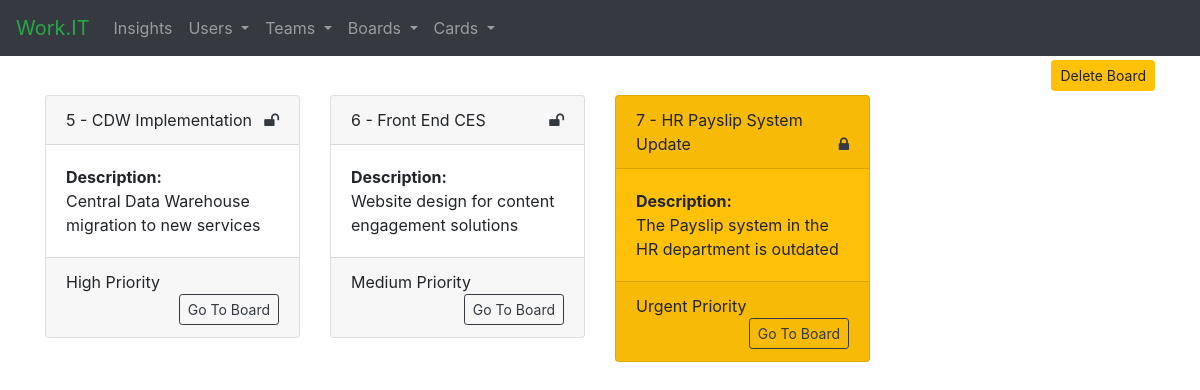
Before: /board_list with the older database file.
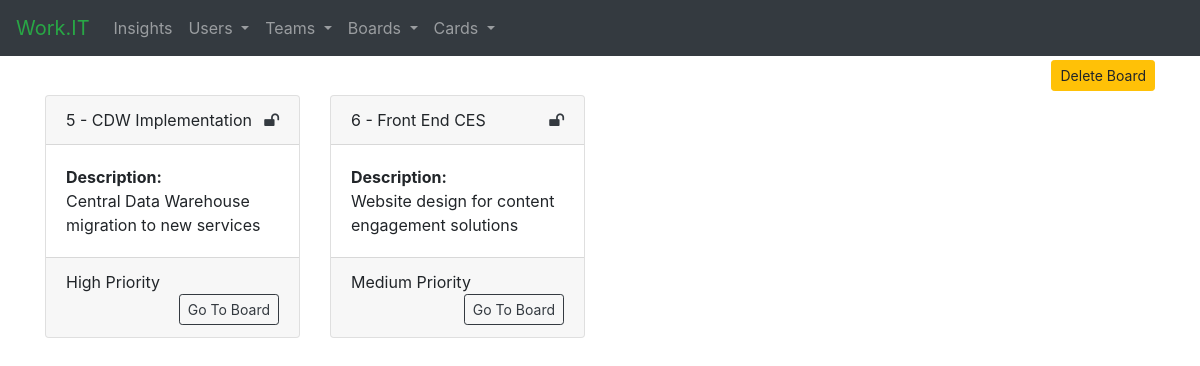
After: the same page with the newer database file.
### tables this page shows
CREATE TABLE board(id INTEGER PRIMARY KEY AUTOINCREMENT,name TEXT,description TEXT,privacy TEXT,state_list TEXT,starred INTEGER);

### app.py (the view)
@app.route('/board_list')
def board_list():
    boards = get_boards()
    return render_template('board_list.html', boards=boards)

### scripts.py (called while the page is built)
def get_boards():
    con_boards = sqlite3.connect("database.db")
    con_boards.row_factory = sqlite3.Row
    cur = con_boards.cursor()
    cur.execute("SELECT * FROM board")
    boards = cur.fetchall()
    con_boards.close()
    return boards

### templates/board_list.html (shortened to what this page needs)
{% extends "base.html" %}
{% block head %}
    {{ super() }}
{% endblock %}
{% block content %}
    <div class="text-right mt-1 mb-1">
        <button type="button" class="btn btn-warning btn-sm" data-toggle="modal" data-target="#delete-user">
            Delete Board
        </button>
    </div>
    <div class="row">
        {% for board in boards %}
            <div class="col-3">
                <form action="{{ url_for('goto_kanban') }}" method="POST">
                    <div class="card {{ 'bg-warning' if board['starred'] == 'Yes' }}">
                        <div class="card-header">
                            {{ board['id'] }} - {{ board['name'] }}
                            <div class="float-right text-dark">
                                {% if board['privacy'] == 'Private' %}
                                    <i class="fa fa-lock"></i>
                                {% else %}
                                    <i class="fa fa-unlock"></i>
                                {% endif %}
                            </div>
                        </div>
                        <div class="card-body">
                            <strong>Description:</strong><br>
                            {{ board['description'] }} <br>
                        </div>
                        <div class="card-footer">
                            {{ board['state_list'] }} <br>
                             <button type="submit" class="btn btn-outline-dark float-right btn-sm">Go To Board</button>
                        </div>
                    </div>
                </form>
            </div>
        {% endfor %}
    </div>
{% endblock %}

### templates/base.html (shortened to what this page needs)
<!doctype html>
<html>
<head>
    {% block head %}
        <link rel="stylesheet" href="https://maxcdn.bootstrapcdn.com/bootstrap/4.3.1/css/bootstrap.min.css">
        <link href="//maxcdn.bootstrapcdn.com/font-awesome/4.7.0/css/font-awesome.min.css" rel="stylesheet">
    {% endblock %}
</head>
<body>
<nav class="navbar navbar-expand-sm bg-dark navbar-dark sticky-top">
    <a class="navbar-brand text-success" href="/">Work.IT</a>
    <ul class="navbar-nav">
        <li class="nav-item">
            <a class="nav-link" href="/">Insights</a>
        </li>
        <li class="nav-item dropdown">
            <a class="nav-link dropdown-toggle" href="#" id="users-group" data-toggle="dropdown">
                Users
            </a>
        </li>
        <li class="nav-item dropdown">
            <a class="nav-link dropdown-toggle" href="#" id="users-group" data-toggle="dropdown">
                Teams
            </a>
        </li>
        <li class="nav-item dropdown">
            <a class="nav-link dropdown-toggle" href="#" id="users-group" data-toggle="dropdown">
                Boards
            </a>
        </li>
        <li class="nav-item dropdown">
            <a class="nav-link dropdown-toggle" href="#" id="users-group" data-toggle="dropdown">
                Cards
            </a>
        </li>
    </ul>
</nav>
<div id="content" class="container">
    {% block content %}
    {% endblock %}
</div>
</body>
</html>

Changed rows visible on the page:
removed board: id "7", name "HR Payslip System Update", privacy "Private" (drawn), description "The Payslip system in the HR department is outdated", state_list "Urgent Priority", starred "Yes" (drawn)
